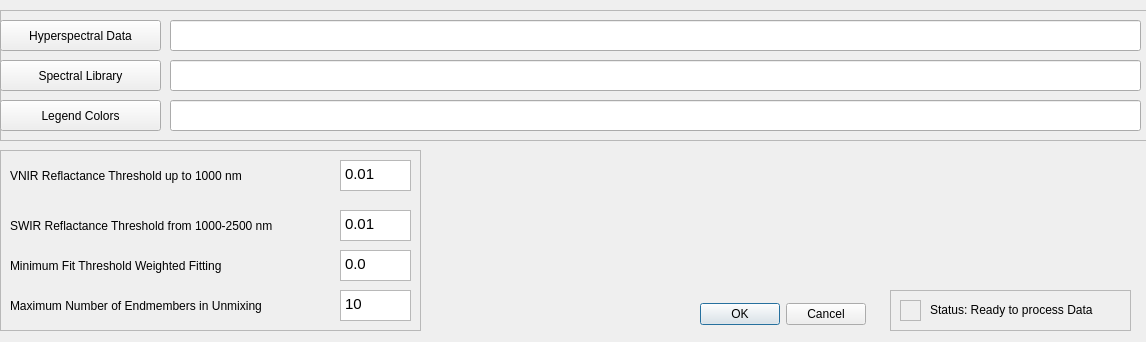
<?xml version="1.0" encoding="UTF-8"?>
<ui version="4.0">
 <class>dialog</class>
 <widget class="QDialog" name="dialog">
  <property name="geometry">
   <rect>
    <x>0</x>
    <y>0</y>
    <width>1146</width>
    <height>342</height>
   </rect>
  </property>
  <property name="mouseTracking">
   <bool>false</bool>
  </property>
  <property name="windowTitle">
   <string>EnGeoMAP 3.1</string>
  </property>
  <widget class="QFrame" name="frame">
   <property name="geometry">
    <rect>
     <x>0</x>
     <y>10</y>
     <width>1151</width>
     <height>131</height>
    </rect>
   </property>
   <property name="frameShape">
    <enum>QFrame::StyledPanel</enum>
   </property>
   <property name="frameShadow">
    <enum>QFrame::Raised</enum>
   </property>
   <widget class="QPushButton" name="enmap_data">
    <property name="geometry">
     <rect>
      <x>0</x>
      <y>10</y>
      <width>161</width>
      <height>31</height>
     </rect>
    </property>
    <property name="text">
     <string>Hyperspectral Data</string>
    </property>
   </widget>
   <widget class="QPushButton" name="choose_lib">
    <property name="geometry">
     <rect>
      <x>0</x>
      <y>50</y>
      <width>161</width>
      <height>31</height>
     </rect>
    </property>
    <property name="text">
     <string>Spectral Library</string>
    </property>
   </widget>
   <widget class="QPushButton" name="choose_csv">
    <property name="geometry">
     <rect>
      <x>0</x>
      <y>90</y>
      <width>161</width>
      <height>31</height>
     </rect>
    </property>
    <property name="text">
     <string>Legend Colors</string>
    </property>
   </widget>
   <widget class="QLineEdit" name="input_image">
    <property name="geometry">
     <rect>
      <x>170</x>
      <y>10</y>
      <width>971</width>
      <height>31</height>
     </rect>
    </property>
   </widget>
   <widget class="QLineEdit" name="speclib">
    <property name="geometry">
     <rect>
      <x>170</x>
      <y>50</y>
      <width>971</width>
      <height>31</height>
     </rect>
    </property>
   </widget>
   <widget class="QLineEdit" name="colormap">
    <property name="geometry">
     <rect>
      <x>170</x>
      <y>90</y>
      <width>971</width>
      <height>31</height>
     </rect>
    </property>
   </widget>
  </widget>
  <widget class="QFrame" name="frame_2">
   <property name="geometry">
    <rect>
     <x>0</x>
     <y>150</y>
     <width>421</width>
     <height>181</height>
    </rect>
   </property>
   <property name="frameShape">
    <enum>QFrame::StyledPanel</enum>
   </property>
   <property name="frameShadow">
    <enum>QFrame::Raised</enum>
   </property>
   <widget class="QTextEdit" name="vnir_thresh">
    <property name="geometry">
     <rect>
      <x>340</x>
      <y>10</y>
      <width>71</width>
      <height>31</height>
     </rect>
    </property>
    <property name="inputMethodHints">
     <set>Qt::ImhDigitsOnly</set>
    </property>
    <property name="html">
     <string>&lt;!DOCTYPE HTML PUBLIC &quot;-//W3C//DTD HTML 4.0//EN&quot; &quot;http://www.w3.org/TR/REC-html40/strict.dtd&quot;&gt;
&lt;html&gt;&lt;head&gt;&lt;meta name=&quot;qrichtext&quot; content=&quot;1&quot; /&gt;&lt;style type=&quot;text/css&quot;&gt;
p, li { white-space: pre-wrap; }
&lt;/style&gt;&lt;/head&gt;&lt;body style=&quot; font-family:'MS Shell Dlg 2'; font-size:7.8pt; font-weight:400; font-style:normal;&quot;&gt;
&lt;p style=&quot; margin-top:0px; margin-bottom:0px; margin-left:0px; margin-right:0px; -qt-block-indent:0; text-indent:0px;&quot;&gt;&lt;span style=&quot; font-family:'Cantarell'; font-size:11pt;&quot;&gt;0.01&lt;/span&gt;&lt;/p&gt;&lt;/body&gt;&lt;/html&gt;</string>
    </property>
    <property name="overwriteMode">
     <bool>false</bool>
    </property>
   </widget>
   <widget class="QLabel" name="label">
    <property name="geometry">
     <rect>
      <x>10</x>
      <y>10</y>
      <width>301</width>
      <height>31</height>
     </rect>
    </property>
    <property name="text">
     <string>VNIR Reflactance Threshold up to 1000 nm</string>
    </property>
   </widget>
   <widget class="QLabel" name="label_2">
    <property name="geometry">
     <rect>
      <x>10</x>
      <y>60</y>
      <width>331</width>
      <height>31</height>
     </rect>
    </property>
    <property name="text">
     <string>SWIR Reflactance Threshold from 1000-2500 nm</string>
    </property>
   </widget>
   <widget class="QTextEdit" name="swir_thresh">
    <property name="geometry">
     <rect>
      <x>340</x>
      <y>60</y>
      <width>71</width>
      <height>31</height>
     </rect>
    </property>
    <property name="inputMethodHints">
     <set>Qt::ImhDigitsOnly</set>
    </property>
    <property name="html">
     <string>&lt;!DOCTYPE HTML PUBLIC &quot;-//W3C//DTD HTML 4.0//EN&quot; &quot;http://www.w3.org/TR/REC-html40/strict.dtd&quot;&gt;
&lt;html&gt;&lt;head&gt;&lt;meta name=&quot;qrichtext&quot; content=&quot;1&quot; /&gt;&lt;style type=&quot;text/css&quot;&gt;
p, li { white-space: pre-wrap; }
&lt;/style&gt;&lt;/head&gt;&lt;body style=&quot; font-family:'MS Shell Dlg 2'; font-size:7.8pt; font-weight:400; font-style:normal;&quot;&gt;
&lt;p style=&quot; margin-top:0px; margin-bottom:0px; margin-left:0px; margin-right:0px; -qt-block-indent:0; text-indent:0px;&quot;&gt;&lt;span style=&quot; font-family:'Cantarell'; font-size:11pt;&quot;&gt;0.01&lt;/span&gt;&lt;/p&gt;&lt;/body&gt;&lt;/html&gt;</string>
    </property>
    <property name="overwriteMode">
     <bool>false</bool>
    </property>
   </widget>
   <widget class="QLabel" name="label_3">
    <property name="geometry">
     <rect>
      <x>10</x>
      <y>100</y>
      <width>301</width>
      <height>31</height>
     </rect>
    </property>
    <property name="text">
     <string>Minimum Fit Threshold Weighted Fitting</string>
    </property>
   </widget>
   <widget class="QTextEdit" name="fit_thresh">
    <property name="geometry">
     <rect>
      <x>340</x>
      <y>100</y>
      <width>71</width>
      <height>31</height>
     </rect>
    </property>
    <property name="inputMethodHints">
     <set>Qt::ImhDigitsOnly</set>
    </property>
    <property name="html">
     <string>&lt;!DOCTYPE HTML PUBLIC &quot;-//W3C//DTD HTML 4.0//EN&quot; &quot;http://www.w3.org/TR/REC-html40/strict.dtd&quot;&gt;
&lt;html&gt;&lt;head&gt;&lt;meta name=&quot;qrichtext&quot; content=&quot;1&quot; /&gt;&lt;style type=&quot;text/css&quot;&gt;
p, li { white-space: pre-wrap; }
&lt;/style&gt;&lt;/head&gt;&lt;body style=&quot; font-family:'MS Shell Dlg 2'; font-size:7.8pt; font-weight:400; font-style:normal;&quot;&gt;
&lt;p style=&quot; margin-top:0px; margin-bottom:0px; margin-left:0px; margin-right:0px; -qt-block-indent:0; text-indent:0px;&quot;&gt;&lt;span style=&quot; font-family:'Cantarell'; font-size:11pt;&quot;&gt;0.0&lt;/span&gt;&lt;/p&gt;&lt;/body&gt;&lt;/html&gt;</string>
    </property>
    <property name="overwriteMode">
     <bool>false</bool>
    </property>
   </widget>
   <widget class="QLabel" name="label_4">
    <property name="geometry">
     <rect>
      <x>10</x>
      <y>140</y>
      <width>301</width>
      <height>31</height>
     </rect>
    </property>
    <property name="text">
     <string>Maximum Number of Endmembers in Unmixing</string>
    </property>
   </widget>
   <widget class="QTextEdit" name="ixminerals">
    <property name="geometry">
     <rect>
      <x>340</x>
      <y>140</y>
      <width>71</width>
      <height>31</height>
     </rect>
    </property>
    <property name="inputMethodHints">
     <set>Qt::ImhDigitsOnly</set>
    </property>
    <property name="html">
     <string>&lt;!DOCTYPE HTML PUBLIC &quot;-//W3C//DTD HTML 4.0//EN&quot; &quot;http://www.w3.org/TR/REC-html40/strict.dtd&quot;&gt;
&lt;html&gt;&lt;head&gt;&lt;meta name=&quot;qrichtext&quot; content=&quot;1&quot; /&gt;&lt;style type=&quot;text/css&quot;&gt;
p, li { white-space: pre-wrap; }
&lt;/style&gt;&lt;/head&gt;&lt;body style=&quot; font-family:'MS Shell Dlg 2'; font-size:7.8pt; font-weight:400; font-style:normal;&quot;&gt;
&lt;p style=&quot; margin-top:0px; margin-bottom:0px; margin-left:0px; margin-right:0px; -qt-block-indent:0; text-indent:0px;&quot;&gt;&lt;span style=&quot; font-family:'Cantarell'; font-size:11pt;&quot;&gt;10&lt;/span&gt;&lt;/p&gt;&lt;/body&gt;&lt;/html&gt;</string>
    </property>
    <property name="overwriteMode">
     <bool>false</bool>
    </property>
   </widget>
  </widget>
  <widget class="QDialogButtonBox" name="buttonBox">
   <property name="geometry">
    <rect>
     <x>700</x>
     <y>300</y>
     <width>166</width>
     <height>28</height>
    </rect>
   </property>
   <property name="standardButtons">
    <set>QDialogButtonBox::Cancel|QDialogButtonBox::Ok</set>
   </property>
  </widget>
  <widget class="QFrame" name="frame_4">
   <property name="geometry">
    <rect>
     <x>890</x>
     <y>290</y>
     <width>241</width>
     <height>41</height>
    </rect>
   </property>
   <property name="autoFillBackground">
    <bool>true</bool>
   </property>
   <property name="frameShape">
    <enum>QFrame::StyledPanel</enum>
   </property>
   <property name="frameShadow">
    <enum>QFrame::Raised</enum>
   </property>
   <widget class="QLabel" name="label_5">
    <property name="geometry">
     <rect>
      <x>40</x>
      <y>10</y>
      <width>181</width>
      <height>20</height>
     </rect>
    </property>
    <property name="text">
     <string>Status: Ready to process Data</string>
    </property>
   </widget>
   <widget class="QFrame" name="frame_5">
    <property name="geometry">
     <rect>
      <x>10</x>
      <y>10</y>
      <width>21</width>
      <height>21</height>
     </rect>
    </property>
    <property name="autoFillBackground">
     <bool>true</bool>
    </property>
    <property name="styleSheet">
     <string notr="true">color: rgb(0, 255, 0);</string>
    </property>
    <property name="frameShape">
     <enum>QFrame::StyledPanel</enum>
    </property>
    <property name="frameShadow">
     <enum>QFrame::Raised</enum>
    </property>
   </widget>
  </widget>
 </widget>
 <resources/>
 <connections/>
</ui>
